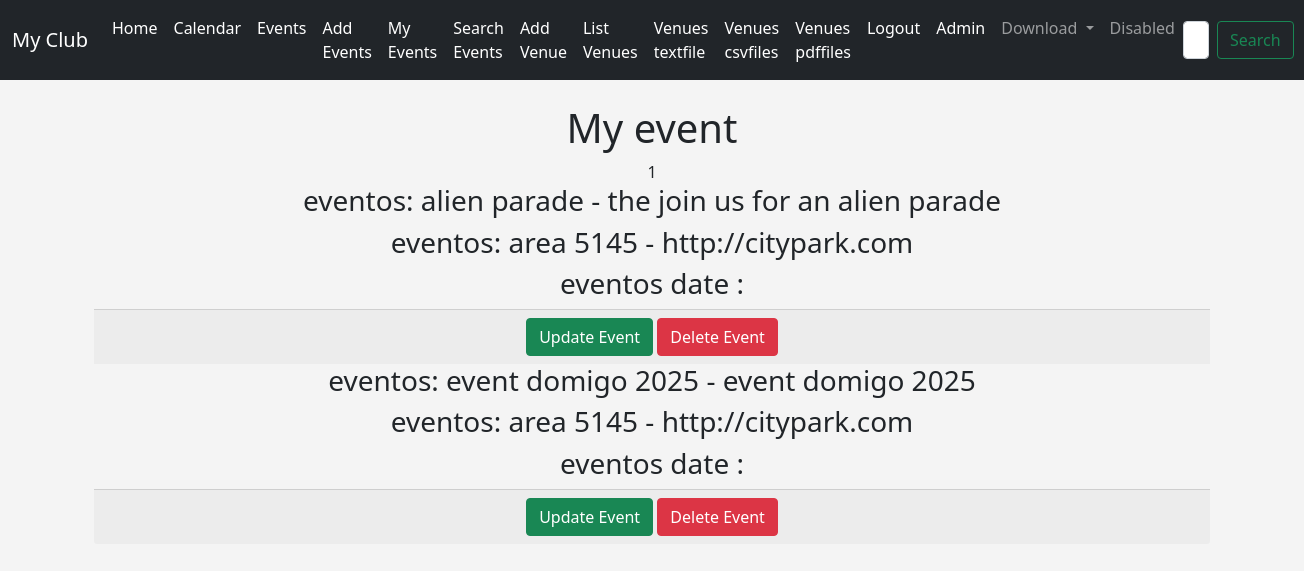
The app's page /my_events (signed in) with its own data.
### events/models.py (models this page shows, shortened)
class Event(models.Model):
    name=models.CharField('Event Name', max_length=120)
    event_date=models.DateTimeField('Event Date')
    venue = models.ForeignKey(Venue,blank=True, null=True, on_delete=models.CASCADE)
    manager=models.ForeignKey(User, blank=True, null=True, on_delete=models.SET_NULL)
    description=models.TextField('Description Name', blank=True)
    attendees=models.ManyToManyField(MyClubUser, blank=True)
    approved=models.BooleanField('Aprroved', default=False)
    def __str__(self) -> str:
        return self.name + " - " + self.description

class Venue(models.Model):
    name=models.CharField('Venue Name', max_length=120)
    address=models.CharField( max_length=300)
    zip_code=models.CharField('Zipe Code', max_length=120)
    phone=models.CharField('Contact phone', max_length=25, blank=True)
    web=models.URLField('Website address', blank=True)
    email_address=models.EmailField('Email address', blank=True)
    owner=models.IntegerField("Venue Owner", blank=False, default=1)
    venue_image=models.ImageField(null=True, blank=True, upload_to="images/")
    def __str__(self) -> str:
        return self.name + " - " + self.web

### events/views.py (the view)
# urls.py: path('my_events', views.my_events, name='my_events'),
def my_events(request):
    if request.user.is_authenticated:
        me = request.user.id
        events = Event.objects.filter(attendees=me)
        context = {'me': me, 'events': events}
        return render(request, 'events/my_events.html', context)
    else:
        messages.success(request, "Ypur arent auhtorize to view this page")
        return redirect('home')

### events/templates/events/my_events.html
{% extends 'events/base.html' %} {% block content %}
<center>
  <h1>My event</h1>
  {{me}}
  <br />
  {% for event in events %}
  <h3>eventos: {{event}}</h3>
  <h3>eventos: {{event.venue}}</h3>
  <h3>eventos date : {{even.event_date}}</h3>
  {% if user.is_authenticated %} {% if user == event.manager %}
  <div class="card-footer text-muted">
    <a href="{% url 'update-event' event.id %}" class="btn btn-success"
      >Update Event</a
    >
    <a href="{% url 'delete-event' event.id %}" class="btn btn-danger"
      >Delete Event</a
    >
  </div>
  {% endif %} {% endif %} {% endfor %}
</center>
{% endblock %}

### events/templates/events/base.html (style rules this page uses)
body { background: #f4f4f4; }

### records on screen
Event: name+description "alien parade - the join us for an alien parade", venue "area 5145 - http://citypark.com", shows "Update Event"
Event: name+description "event domigo 2025 - event domigo 2025", venue "area 5145 - http://citypark.com", shows "Update Event"

### other values on screen
{{ me }} "1"
